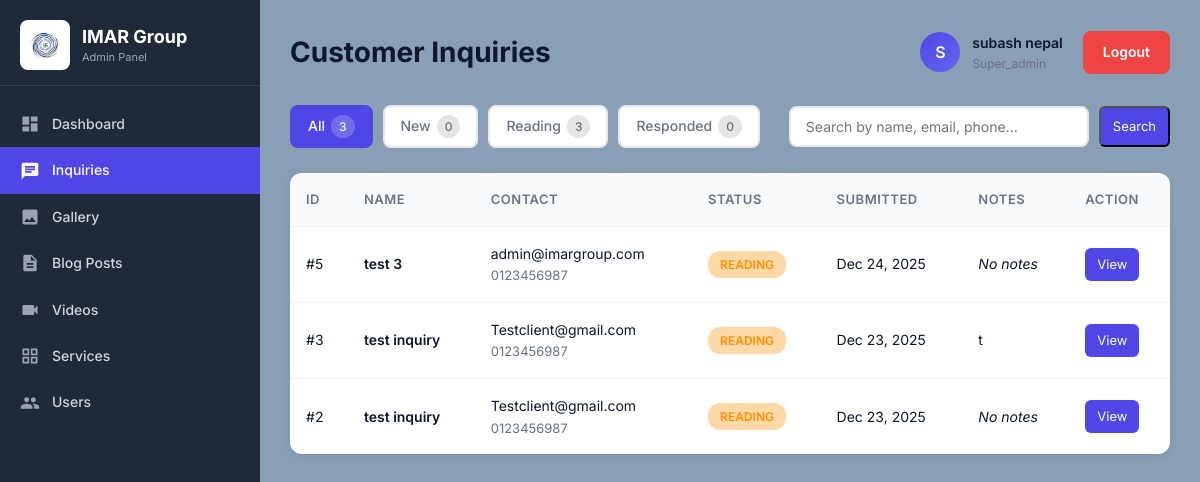
The app's page /admin/INQUIRY_CODE/inquiries.php (signed in) with its own data.
### tables this page shows
CREATE TABLE `inquiries` (
  `id` int(11) NOT NULL,
  `first_name` varchar(50) NOT NULL,
  `last_name` varchar(50) NOT NULL,
  `email` varchar(100) NOT NULL,
  `phone` varchar(20) NOT NULL,
  `appointment_date` date DEFAULT NULL,
  `message` text NOT NULL,
  `ip_address` varchar(45) DEFAULT NULL,
  `user_agent` text DEFAULT NULL,
  `status` enum('new','reading','responded') NOT NULL DEFAULT 'new',
  `created_at` timestamp NOT NULL DEFAULT current_timestamp(),
  `updated_at` timestamp NOT NULL DEFAULT current_timestamp() ON UPDATE current_timestamp(),
  `read_at` datetime DEFAULT NULL,
  `admin_notes` text DEFAULT NULL
);

### admin/includes/avatar-helper.php (called while the page is built, shortened)
<?php
function getAvatarPath($avatar, $currentFilePath = null) {
    $scriptPath = $_SERVER['SCRIPT_FILENAME'];
    $adminPos = strpos($scriptPath, '/admin/');
    if ($adminPos !== false) {
        $afterAdmin = substr($scriptPath, $adminPos + 7);
        $depth = substr_count($afterAdmin, '/') + substr_count($afterAdmin, '\\');
    } else {
        $depth = 0;
    }
    if ($depth === 0) {
        $relativePath = '../uploads/avatars/' . $avatar;
        $filesystemPath = $currentFilePath . '/../uploads/avatars/' . $avatar;
    } else {
        $filesystemPath = $currentFilePath . '/../../uploads/avatars/' . $avatar;
    }
    return null;
}
function getCurrentUserAvatar($conn, $userId) {
    $stmt = $conn->prepare("SELECT name, email, avatar, role FROM admin_users WHERE id = ?");
    $stmt->bind_param("i", $userId);
    $stmt->execute();
    $result = $stmt->get_result();
    if ($row = $result->fetch_assoc()) {
        return $row;
    }
    return null;
}
?>

### admin/INQUIRY_CODE/inquiries.php (the view, shortened to what this page needs)
<?php
require_once __DIR__ . '/../../config/config.php';
require_once __DIR__ . '/../includes/avatar-helper.php';
$admin_id = $_SESSION['admin_id'];
$currentUser = getCurrentUserAvatar($conn, $admin_id);
$admin_name = $currentUser['name'] ?? $_SESSION['admin_name'] ?? 'Admin';
$admin_role = $currentUser['role'] ?? $_SESSION['admin_role'] ?? 'editor';
$admin_avatar = $currentUser['avatar'] ?? null;
$admin_initials = strtoupper(substr($admin_name, 0, 1));
$avatarUrl = getAvatarPath($admin_avatar, __DIR__);
$filter = $_GET['filter'] ?? 'all';
$search = $_GET['search'] ?? '';
$whereConditions = [];
$whereClause = !empty($whereConditions) ? 'WHERE ' . implode(' AND ', $whereConditions) : '';
$query = "SELECT * FROM inquiries $whereClause ORDER BY created_at DESC";
$stmt = $conn->prepare($query);
$stmt->execute();
$result = $stmt->get_result();
$inquiries = $result->fetch_all(MYSQLI_ASSOC);
$counts = [
    'all' => $conn->query("SELECT COUNT(*) as count FROM inquiries")->fetch_assoc()['count'],
    'new' => $conn->query("SELECT COUNT(*) as count FROM inquiries WHERE status = 'new'")->fetch_assoc()['count'],
    'reading' => $conn->query("SELECT COUNT(*) as count FROM inquiries WHERE status = 'reading'")->fetch_assoc()['count'],
    'responded' => $conn->query("SELECT COUNT(*) as count FROM inquiries WHERE status = 'responded'")->fetch_assoc()['count']
];
?>
<!DOCTYPE html>
<html lang="en">
<head>
    <link rel="stylesheet" href="../../css/styles.css">
    <link rel="stylesheet" href="../../css/dashboard.css">
</head>
<body>
   <div class="dashboard">
    <?php include __DIR__ . '/../includes/sidebar.php'; ?>
    <div class="main-content">
        <div class="dashboard-header">
            <h1>Customer Inquiries</h1>
            <div class="header-actions">
                <div class="user-info">
                                       <div class="user-avatar">
                        <?php if ($avatarUrl): ?>
                            <img src="<?php echo htmlspecialchars($avatarUrl); ?>"
                                 alt="<?php echo htmlspecialchars($admin_name); ?>"
                                 onerror="this.outerHTML='<span><?php echo $admin_initials; ?></span>';">
                        <?php else: ?>
                            <?php echo $admin_initials; ?>
                        <?php endif; ?>
                    </div>
                    <div>
                        <div style="font-weight: 600; font-size: 14px;"><?php echo htmlspecialchars($admin_name); ?></div>
                        <div style="font-size: 12px; color: #6b7280;"><?php echo ucfirst($admin_role); ?></div>
                    </div>
                </div>
                <a href="/Imar_Group_Admin_panel/admin/logout.php" class="logout-btn">Logout</a>
            </div>
        </div>
        <div class="inquiries-header">
            <div class="filter-tabs">
                <a href="?filter=all" class="filter-tab <?php echo $filter === 'all' ? 'active' : ''; ?>">
                    All <span class="filter-badge"><?php echo $counts['all']; ?></span>
                </a>
                <a href="?filter=new" class="filter-tab <?php echo $filter === 'new' ? 'active' : ''; ?>">
                    New <span class="filter-badge"><?php echo $counts['new']; ?></span>
                </a>
                <a href="?filter=reading" class="filter-tab <?php echo $filter === 'reading' ? 'active' : ''; ?>">
                    Reading <span class="filter-badge"><?php echo $counts['reading']; ?></span>
                </a>
                <a href="?filter=responded" class="filter-tab <?php echo $filter === 'responded' ? 'active' : ''; ?>">
                    Responded <span class="filter-badge"><?php echo $counts['responded']; ?></span>
                </a>
            </div>
            <div class="search-box">
                <form method="GET" action="" style="display: flex; gap: 10px;">
                    <input type="text" name="search" class="search-input" placeholder="Search by name, email, phone..." value="<?php echo htmlspecialchars($search); ?>">
                    <button type="submit" class="action-btn view">Search</button>
                </form>
            </div>
        </div>
        <div class="inquiries-table">
            <?php if (empty($inquiries)): ?>
                <div class="empty-state">
                    <svg viewBox="0 0 24 24">
                        <path d="M20 2H4c-1.1 0-1.99.9-1.99 2L2 22l4-4h14c1.1 0 2-.9 2-2V4c0-1.1-.9-2-2-2z"/>
                    </svg>
                    <h3>No Inquiries Found</h3>
                    <p>No inquiries match your current filter.</p>
                </div>
            <?php else: ?>
                <table>
                    <thead>
                        <tr>
                            <th>ID</th>
                            <th>Name</th>
                            <th>Contact</th>
                            <th>Status</th>
                            <th>Submitted</th>
                            <th>Notes</th>
                            <th>Action</th>
                        </tr>
                    </thead>
                    <tbody>
                        <?php foreach ($inquiries as $inquiry): ?>
                            <tr>
                                <td>#<?php echo $inquiry['id']; ?></td>
                                <td>
                                    <div class="inquiry-name">
                                        <?php echo htmlspecialchars($inquiry['first_name'] . ' ' . $inquiry['last_name']); ?>
                                    </div>
                                </td>
                                <td>
                                    <div><?php echo htmlspecialchars($inquiry['email']); ?></div>
                                    <div class="inquiry-email"><?php echo htmlspecialchars($inquiry['phone']); ?></div>
                                </td>
                                <td>
                                    <span class="status-badge <?php echo $inquiry['status']; ?>">
                                        <?php echo ucfirst($inquiry['status']); ?>
                                    </span>
                                </td>
                                <td><?php echo date('M d, Y', strtotime($inquiry['created_at'])); ?></td>
                                <td>
                                    <?php
                                    echo !empty($inquiry['admin_notes'])
                                        ? htmlspecialchars($inquiry['admin_notes'])
                                        : '<em>No notes</em>';
                                    ?>
                                </td>
                                <td>
                                    <a href="view-inquiry.php?id=<?php echo $inquiry['id']; ?>" class="action-btn view">View</a>
                                </td>
                            </tr>
                        <?php endforeach; ?>
                    </tbody>
                </table>
            <?php endif; ?>
        </div>
    </div>
</div>
</body>
</html>

### css/styles.css (style rules this page uses)
* { margin: 0; padding: 0; box-sizing: border-box; font-family: 'Inter', -apple-system, BlinkMacSystemFont, 'Segoe UI', sans-serif; }
body { background-color: #f8f9fa; color: #0f172a; line-height: 1.6; }
a { text-decoration: none; color: inherit; }
.dashboard { display: flex; min-height: 100vh; background-color: #f8f9fa; }
.main-content { flex: 1; padding: 30px; background-color: #899fb6; overflow-y: auto; }
.dashboard-header { display: flex; justify-content: space-between; align-items: center; margin-bottom: 30px; flex-wrap: wrap; gap: 15px; }
.dashboard-header h1 { font-size: 28px; font-weight: 700; color: #0f172a; }
.header-actions { display: flex; align-items: center; gap: 20px; }
.user-info { display: flex; align-items: center; gap: 12px; }
.user-avatar { width: 40px; height: 40px; background: linear-gradient(135deg, #4f46e5 0%, #6366f1 100%); color: #ffffff; border-radius: 50%; display: flex; align-items: center; justify-content: center; font-weight: 600; font-size: 16px; }
.logout-btn { padding: 10px 20px; border: none; border-radius: 8px; background-color: #ef4444; color: #ffffff; cursor: pointer; font-size: 14px; font-weight: 600; transition: background 0.3s; }
.user-avatar { width: 40px; height: 40px; border-radius: 50%; background: linear-gradient(135deg, #4f46e5 0%, #6366f1 100%); color: white; display: flex; align-items: center; justify-content: center; font-weight: 600; font-size: 16px; overflow: hidden; flex-shrink: 0; }

### css/dashboard.css (style rules this page uses)
.inquiry-name { font-weight: 600; font-size: 14px; color: #0f172a; }

### admin/INQUIRY_CODE/inquiries.php (style rules this page uses)
.inquiries-header { display: flex; justify-content: space-between; align-items: center; margin-bottom: 25px; flex-wrap: wrap; gap: 15px; }
.filter-tabs { display: flex; gap: 10px; flex-wrap: wrap; }
.filter-tab { padding: 8px 16px; border: 2px solid #e5e7eb; border-radius: 8px; background: white; color: #6b7280; text-decoration: none; font-size: 14px; font-weight: 500; transition: all 0.3s; display: flex; align-items: center; gap: 6px; }
.filter-tab.active { background: #4f46e5; border-color: #4f46e5; color: white; }
.filter-badge { background: rgba(0,0,0,0.1); padding: 2px 8px; border-radius: 12px; font-size: 12px; }
.filter-tab.active .filter-badge { background: rgba(255,255,255,0.2); }
.search-box { display: flex; gap: 10px; }
.search-input { padding: 10px 15px; border: 2px solid #e5e7eb; border-radius: 8px; font-size: 14px; width: 300px; }
.inquiries-table { background: white; border-radius: 12px; overflow: hidden; box-shadow: 0 2px 8px rgba(0,0,0,0.08); }
table { width: 100%; border-collapse: collapse; }
thead { background: #f9fafb; }
th { padding: 16px; text-align: left; font-size: 13px; font-weight: 600; color: #6b7280; text-transform: uppercase; letter-spacing: 0.5px; }
td { padding: 16px; border-top: 1px solid #f3f4f6; font-size: 14px; }
.inquiry-name { font-weight: 600; color: #0f172a; }
.inquiry-email { color: #6b7280; font-size: 13px; }
.status-badge { display: inline-block; padding: 4px 12px; border-radius: 12px; font-size: 12px; font-weight: 600; text-transform: uppercase; }
.status-badge.reading { background: #fc900259; color: #fc9002ff; }
.action-btn { padding: 6px 12px; border-radius: 6px; font-size: 13px; text-decoration: none; display: inline-block; transition: all 0.2s; }
.action-btn.view { background: #4f46e5; color: white; }

### records on screen
inquiries: id "5", first_name+last_name "test 3", email "admin@imargroup.com", phone "0123456987", status "READING", created_at "Dec 24, 2025", shows "No notes"
inquiries: id "3", first_name+last_name "test inquiry", email "Testclient@gmail.com", phone "0123456987", status "READING", created_at "Dec 23, 2025", admin_notes "t"
inquiries: id "2", first_name+last_name "test inquiry", email "Testclient@gmail.com", phone "0123456987", status "READING", created_at "Dec 23, 2025", shows "No notes"

### other values on screen
$admin_initials "S"
$admin_name "subash nepal"
$admin_role "Super_admin"
$counts['all'] "3"
$counts['new'] "0"
$counts['reading'] "3"
$counts['responded'] "0"
